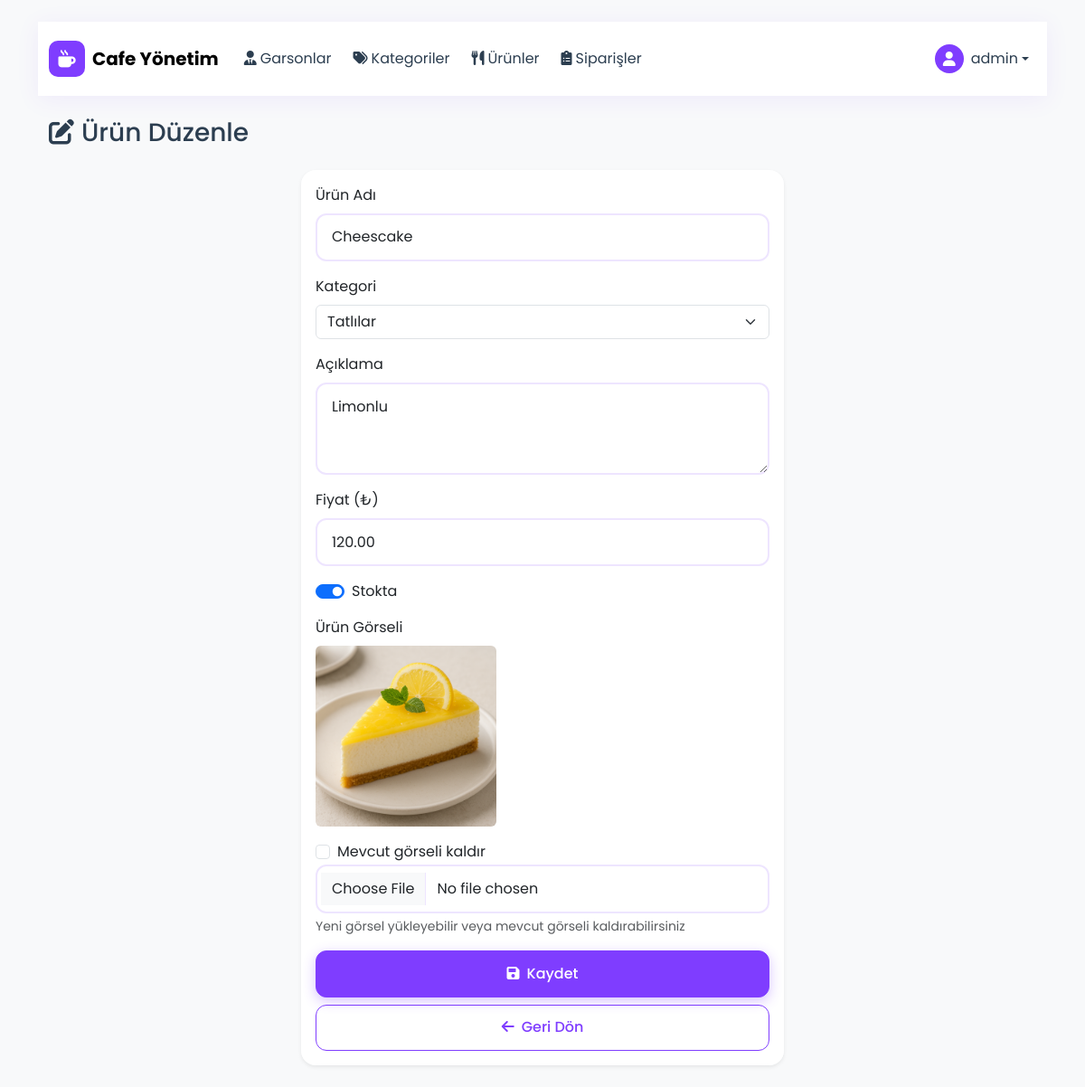
Page /yonetim/urun-duzenle/1/ (signed in) on the committed database.
### cafe/models.py (models this page shows, shortened)
class Urun(models.Model):
    kategori = models.ForeignKey(Kategori, on_delete=models.CASCADE, related_name='urunler')
    isim = models.CharField(max_length=100)
    aciklama = models.TextField(blank=True)
    fiyat = models.DecimalField(max_digits=10, decimal_places=2)
    resim = models.ImageField(upload_to=urun_resim_yolu, null=True, blank=True)
    stokta = models.BooleanField(default=True)
    class Meta:
        verbose_name_plural = "Ürünler"

class Kategori(models.Model):
    isim = models.CharField(max_length=100)
    sira = models.IntegerField(default=0)
    class Meta:
        verbose_name_plural = "Kategoriler"
        ordering = ['sira']

### cafe/views.py (the view, shortened to what this page needs)
# urls.py: path('yonetim/urun-duzenle/<int:urun_id>/', views.urun_duzenle, name='urun_duzenle'),
@login_required
@user_passes_test(is_admin)
def urun_duzenle(request, urun_id):
    urun = get_object_or_404(Urun, id=urun_id)
    kategoriler = Kategori.objects.all().order_by('sira')
    return render(request, 'cafe/admin/urun_duzenle.html', {
        'urun': urun,
        'kategoriler': kategoriler
    })

### cafe/views.py (called while the page is built)
def is_admin(user):
    return user.is_superuser

### cafe/templates/cafe/admin/urun_duzenle.html (shortened to what this page needs)
{% extends 'cafe/base.html' %}
{% load static %}
{% block content %}
{% include 'cafe/admin/header.html' %}
<div class="container">
    <div class="row mb-4">
        <div class="col">
            <div class="d-sm-flex align-items-center justify-content-between">
                <h1 class="h3 mb-0">
                    <i class="fas fa-edit me-2"></i>Ürün Düzenle
                </h1>
            </div>
        </div>
    </div>
    <div class="row justify-content-center">
        <div class="col-md-6">
            <div class="card border-0 shadow-sm">
                <div class="card-body">
                    <form method="post" enctype="multipart/form-data">
                        <div class="mb-3">
                            <label for="isim" class="form-label">Ürün Adı</label>
                            <input type="text" class="form-control" id="isim" name="isim" value="{{ urun.isim }}" required>
                        </div>
                        <div class="mb-3">
                            <label for="kategori" class="form-label">Kategori</label>
                            <select class="form-select" id="kategori" name="kategori" required>
                                {% for kategori in kategoriler %}
                                <option value="{{ kategori.id }}" {% if kategori.id == urun.kategori.id %}selected{% endif %}>
                                    {{ kategori.isim }}
                                </option>
                                {% endfor %}
                            </select>
                        </div>
                        <div class="mb-3">
                            <label for="aciklama" class="form-label">Açıklama</label>
                            <textarea class="form-control" id="aciklama" name="aciklama" rows="3">{{ urun.aciklama }}</textarea>
                        </div>
                        <div class="mb-3">
                            <label for="fiyat" class="form-label">Fiyat (₺)</label>
                            <input type="number" class="form-control" id="fiyat" name="fiyat" step="0.01" min="0" value="{{ urun.fiyat }}" required>
                        </div>
                        <div class="mb-3">
                            <div class="form-check form-switch">
                                <input class="form-check-input" type="checkbox" id="stokta" name="stokta" {% if urun.stokta %}checked{% endif %}>
                                <label class="form-check-label" for="stokta">Stokta</label>
                            </div>
                        </div>
                        <div class="mb-3">
                            <label for="resim" class="form-label">Ürün Görseli</label>
                            {% if urun.resim %}
                            <div class="mb-3" style="max-width: 200px;">
                                <div class="ratio ratio-1x1">
                                    <img src="/media/{{ urun.resim }}" class="rounded" alt="{{ urun.isim }}" style="object-fit: cover;">
                                </div>
                            </div>
                            <div class="form-check mt-2">
                                <input class="form-check-input" type="checkbox" id="resim_sil" name="resim_sil">
                                <label class="form-check-label" for="resim_sil">Mevcut görseli kaldır</label>
                            </div>
                            {% endif %}
                            <input type="file" class="form-control" id="resim" name="resim" accept="image/*">
                            <div class="form-text">Yeni görsel yükleyebilir veya mevcut görseli kaldırabilirsiniz</div>
                        </div>
                        <div class="d-grid gap-2">
                            <button type="submit" class="btn btn-success">
                                <i class="fas fa-save me-2"></i>Kaydet
                            </button>
                            <a href="{% url 'urun_listesi' %}" class="btn btn-outline-success">
                                <i class="fas fa-arrow-left me-2"></i>Geri Dön
                            </a>
                        </div>
                    </form>
                </div>
            </div>
        </div>
    </div>
</div>
{% endblock %}

### cafe/templates/cafe/admin/header.html (shortened to what this page needs)
{% load static %}
<nav class="navbar navbar-expand-lg navbar-custom mb-4">
    <div class="container">
        <a class="navbar-brand d-flex align-items-center" href="{% url 'admin_panel' %}">
            <div class="brand-icon me-2">
                <i class="fas fa-mug-hot"></i>
            </div>
            <span class="fw-bold">Cafe Yönetim</span>
        </a>
        <div class="collapse navbar-collapse" id="adminNav">
            <ul class="navbar-nav me-auto">
                <li class="nav-item px-1">
                    <a class="nav-link {% if request.resolver_match.url_name == 'garson_listesi' %}active{% endif %}"
                       href="{% url 'garson_listesi' %}">
                        <i class="fas fa-user-tie me-1"></i>Garsonlar
                    </a>
                </li>
                <li class="nav-item px-1">
                    <a class="nav-link {% if request.resolver_match.url_name == 'kategori_listesi' %}active{% endif %}"
                       href="{% url 'kategori_listesi' %}">
                        <i class="fas fa-tags me-1"></i>Kategoriler
                    </a>
                </li>
                <li class="nav-item px-1">
                    <a class="nav-link {% if request.resolver_match.url_name == 'urun_listesi' %}active{% endif %}"
                       href="{% url 'urun_listesi' %}">
                        <i class="fas fa-utensils me-1"></i>Ürünler
                    </a>
                </li>
                <li class="nav-item px-1">
                    <a class="nav-link {% if request.resolver_match.url_name == 'siparisler' %}active{% endif %}"
                       href="{% url 'siparisler' %}">
                        <i class="fas fa-clipboard-list me-1"></i>Siparişler
                    </a>
                </li>
            </ul>
            <div class="navbar-nav">
                <div class="nav-item dropdown">
                    <a class="nav-link dropdown-toggle d-flex align-items-center" href="#" id="userDropdown" role="button" data-bs-toggle="dropdown">
                        <div class="user-icon me-2">
                            <i class="fas fa-user"></i>
                        </div>
                        <span>{{ request.user.username }}</span>
                    </a>
                </div>
            </div>
        </div>
    </div>
</nav>
<div class="position-fixed bottom-0 end-0 p-3" style="z-index: 11">
</div>

### cafe/templates/cafe/base.html (style rules this page uses)
:root { --primary: #7F3DFF; --primary-dark: #6423FF; --primary-light: #EEE5FF; --secondary: #00A86B; --dark: #2C3E50; --light: #F8F9FA; --gray: #808191; --success: #00A86B; --danger: #FD3D57; }
body { font-family: 'Poppins', sans-serif; background: var(--light); min-height: 100vh; color: var(--dark); }
.btn-success { background: var(--primary); border-color: var(--primary); box-shadow: 0 4px 14px rgba(127, 61, 255, 0.3); }
.btn-outline-success { color: var(--primary); border-color: var(--primary); }
.form-control { border: 2px solid var(--primary-light); padding: 0.8rem 1rem; font-size: 1rem; border-radius: 12px; transition: all 0.3s ease; }
.card { border: none; border-radius: 16px; background: rgba(255, 255, 255, 0.9); backdrop-filter: blur(10px); box-shadow: 0 8px 24px rgba(127, 61, 255, 0.08); transition: all 0.3s ease; }
.btn { border-radius: 12px; padding: 0.8rem 1.5rem; font-weight: 500; transition: all 0.3s ease; position: relative; overflow: hidden; }
.btn:after { content: ''; position: absolute; top: 50%; left: 50%; width: 5px; height: 5px; background: rgba(255, 255, 255, .5); opacity: 0; border-radius: 100%; transform: scale(1, 1) translate(-50%); transform-origin: 50% 50%; }
.navbar-custom { background: rgba(255, 255, 255, 0.95); backdrop-filter: blur(20px); box-shadow: 0 4px 24px rgba(127, 61, 255, 0.08); }

### cafe/templates/cafe/admin/header.html (style rules this page uses)
.navbar-custom { padding: 1rem 0; }
.navbar-custom .nav-link { color: var(--dark); padding: 0.5rem 1rem; border-radius: 8px; transition: all 0.3s ease; }
.brand-icon { width: 40px; height: 40px; display: flex; align-items: center; justify-content: center; background: var(--primary); color: white; border-radius: 10px; font-size: 1.2rem; }
.user-icon { width: 32px; height: 32px; display: flex; align-items: center; justify-content: center; background: var(--primary); color: white; border-radius: 50%; font-size: 1rem; }

### rows in the picture
Urun: isim "Cheescake", kategori "Tatlılar", aciklama "Limonlu", fiyat "120.00", stokta "☑", resim (picture)

### other values in the picture
{{ request.user.username }} "admin"
